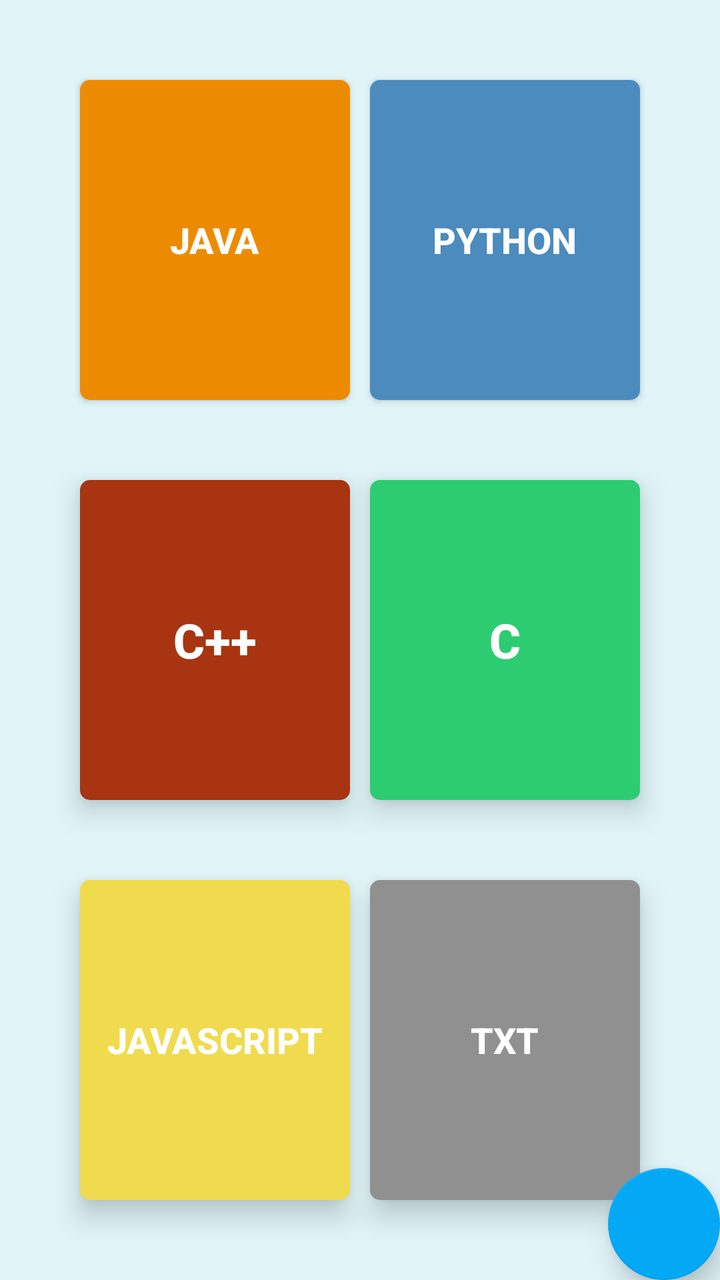
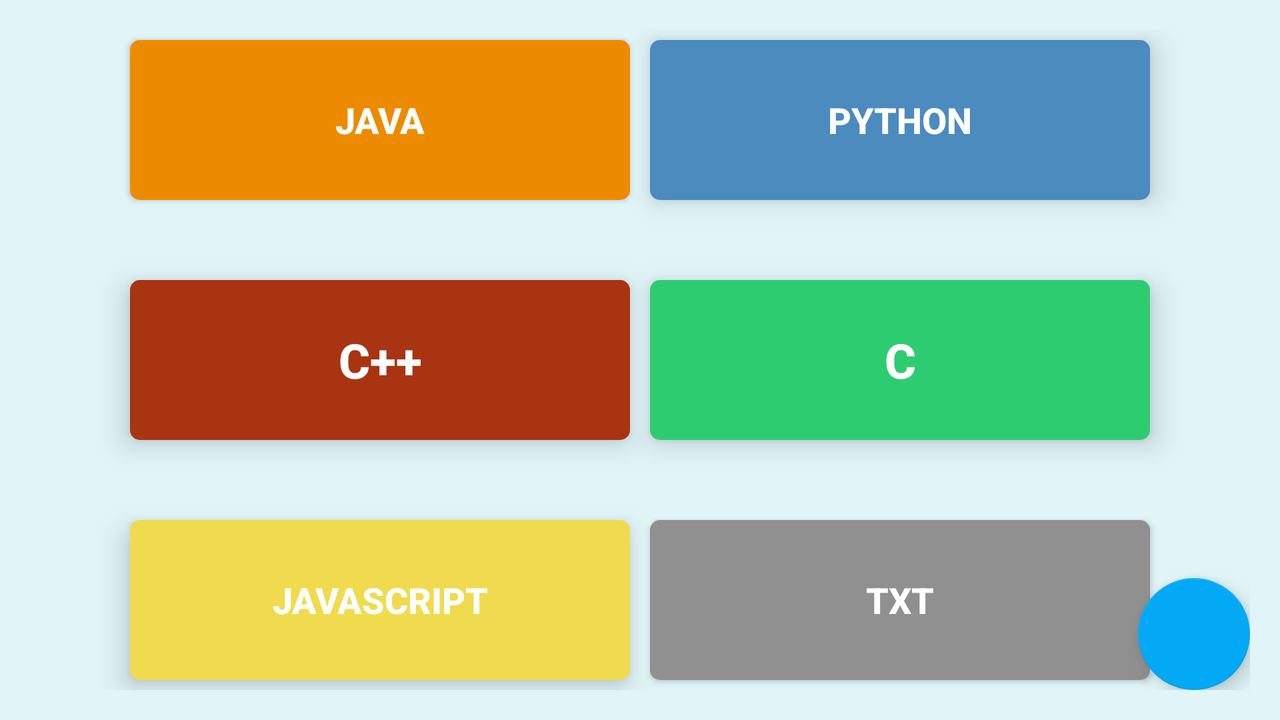

First picture: res/layout/ on a phone held upright. Second picture: the repository's own variant of that layout, on a device whose configuration matches the variant's folder. Source for both follows.
<!-- AndroidManifest.xml: application theme AppTheme -->
<!-- res/layout/fragment_home_online.xml -->
<?xml version="1.0" encoding="utf-8"?>
<androidx.constraintlayout.widget.ConstraintLayout xmlns:android="http://schemas.android.com/apk/res/android"
    xmlns:app="http://schemas.android.com/apk/res-auto"
    xmlns:tools="http://schemas.android.com/tools"
    android:layout_width="match_parent"
    android:layout_height="match_parent"
    android:background="@color/background"
    tools:context=".ui.HomeFragment">

    <Button
        android:id="@+id/buttonJava"
        android:layout_width="0dp"
        android:layout_height="0dp"
        android:layout_marginLeft="40dp"
        android:layout_marginTop="40dp"
        android:layout_marginRight="5dp"
        android:background="@drawable/button_java"
        android:elevation="8dp"
        android:text="java"
        android:textColor="#FFF"
        android:textSize="18sp"
        android:textStyle="bold"
        app:layout_constraintBottom_toTopOf="@+id/buttonCplus"
        app:layout_constraintLeft_toLeftOf="parent"
        app:layout_constraintRight_toLeftOf="@id/buttonPython"
        app:layout_constraintTop_toTopOf="parent" />

    <Button
        android:id="@+id/buttonPython"
        android:layout_width="0dp"
        android:layout_height="0dp"
        android:layout_marginLeft="5dp"
        android:layout_marginTop="40dp"
        android:layout_marginRight="40dp"
        android:background="@drawable/button_python"
        android:elevation="8dp"
        android:text="PYTHON"
        android:textColor="#FFF"
        android:textSize="18sp"
        android:textStyle="bold"
        app:layout_constraintBottom_toTopOf="@+id/buttonC"
        app:layout_constraintLeft_toRightOf="@id/buttonJava"
        app:layout_constraintRight_toRightOf="parent"
        app:layout_constraintTop_toTopOf="parent" />

    <Button
        android:id="@+id/buttonC"
        android:layout_width="0dp"
        android:layout_height="0dp"
        android:layout_marginLeft="5dp"
        android:layout_marginTop="40dp"
        android:layout_marginRight="40dp"
        android:background="@drawable/button_c"
        android:elevation="8dp"
        android:text="C"
        android:textColor="#FFF"
        android:textSize="24sp"
        android:textStyle="bold"
        android:translationZ="6dp"
        app:layout_constraintBottom_toTopOf="@+id/buttonOtros"
        app:layout_constraintLeft_toRightOf="@id/buttonCplus"
        app:layout_constraintRight_toRightOf="parent"
        app:layout_constraintTop_toBottomOf="@+id/buttonPython" />

    <Button
        android:id="@+id/buttonCplus"
        android:layout_width="0dp"
        android:layout_height="0dp"
        android:layout_marginLeft="40dp"
        android:layout_marginTop="40dp"
        android:layout_marginRight="5dp"
        android:layout_marginBottom="40dp"
        android:background="@drawable/button_cplus"
        android:elevation="8dp"
        android:text="C++"
        android:textColor="#FFF"
        android:textSize="24sp"
        android:textStyle="bold"
        android:translationZ="6dp"
        app:layout_constraintBottom_toTopOf="@+id/buttonJavaScript"
        app:layout_constraintEnd_toStartOf="@+id/buttonC"
        app:layout_constraintHorizontal_bias="0.846"
        app:layout_constraintStart_toStartOf="parent"
        app:layout_constraintTop_toBottomOf="@+id/buttonJava" />

    <Button
        android:id="@+id/buttonJavaScript"
        android:layout_width="0dp"
        android:layout_height="0dp"
        android:layout_marginLeft="40dp"
        android:layout_marginTop="40dp"
        android:layout_marginRight="5dp"
        android:layout_marginBottom="40dp"
        android:background="@drawable/button_javascript"
        android:elevation="8dp"
        android:text="JAVASCRIPT"
        android:textColor="#FFF"
        android:textSize="18sp"
        android:textStyle="bold"
        android:translationZ="6dp"
        app:layout_constraintBottom_toBottomOf="parent"
        app:layout_constraintLeft_toLeftOf="parent"
        app:layout_constraintRight_toLeftOf="@id/buttonOtros"
        app:layout_constraintTop_toBottomOf="@+id/buttonC" />

    <Button
        android:id="@+id/buttonOtros"
        android:layout_width="0dp"
        android:layout_height="0dp"
        android:layout_marginLeft="5dp"
        android:layout_marginTop="40dp"
        android:layout_marginRight="40dp"
        android:layout_marginBottom="40dp"
        android:background="@drawable/button_txt"
        android:elevation="8dp"
        android:text="TXT"
        android:textColor="#FFF"
        android:textSize="18sp"
        android:textStyle="bold"
        android:translationZ="6dp"
        app:layout_constraintBottom_toBottomOf="parent"
        app:layout_constraintLeft_toRightOf="@id/buttonJavaScript"
        app:layout_constraintRight_toRightOf="parent"
        app:layout_constraintTop_toBottomOf="@+id/buttonC" />

    <com.google.android.material.floatingactionbutton.FloatingActionButton
        android:id="@+id/foto"
        android:layout_width="wrap_content"
        android:layout_height="wrap_content"
        android:clickable="true"
        android:src="@drawable/ic_photo_camera_24dp"
        app:elevation="8dp"
        app:layout_constraintBottom_toBottomOf="parent"
        app:layout_constraintEnd_toEndOf="parent" />

    <androidx.recyclerview.widget.RecyclerView
        android:id="@+id/lista"
        android:layout_width="0dp"
        android:layout_height="wrap_content"
        android:visibility="gone"
        app:layout_constraintEnd_toEndOf="parent"
        app:layout_constraintStart_toStartOf="parent"
        app:layout_constraintTop_toTopOf="parent" />

    <Button
        android:id="@+id/dummy"
        android:layout_width="wrap_content"
        android:layout_height="wrap_content"
        android:text="Button"
        android:visibility="gone"
        app:layout_constraintEnd_toEndOf="parent"
        app:layout_constraintStart_toStartOf="parent"
        app:layout_constraintTop_toTopOf="parent" />

</androidx.constraintlayout.widget.ConstraintLayout>
<!-- resources referenced by this layout -->
<resources>
  <color name="background">#e1f5f9</color>
  <!-- drawable button_c (drawable) -->
  <?xml version="1.0" encoding="utf-8"?>
  <shape
      xmlns:android="http://schemas.android.com/apk/res/android"
      android:shape="rectangle">
      <solid
          android:color="#2ECC71"/>
      <corners
          android:radius="5dp"/>
  
  </shape>
  <!-- drawable button_cplus (drawable) -->
  <?xml version="1.0" encoding="utf-8"?>
  <shape
      xmlns:android="http://schemas.android.com/apk/res/android"
      android:shape="rectangle">
      <solid
          android:color="@color/cplus"/>
      <corners
          android:radius="5dp"/>
  
  </shape>
  <!-- drawable button_java (drawable) -->
  <?xml version="1.0" encoding="utf-8"?>
  <shape
      xmlns:android="http://schemas.android.com/apk/res/android"
      android:shape="rectangle">
      <solid
          android:color="#ED8B00"/>
      <corners
          android:radius="5dp"/>
  
  </shape>
  <!-- drawable button_javascript (drawable) -->
  <?xml version="1.0" encoding="utf-8"?>
  <shape
      xmlns:android="http://schemas.android.com/apk/res/android"
      android:shape="rectangle">
      <solid
          android:color="#F0DB4F"/>
      <corners
          android:radius="5dp"/>
  
  </shape>
  <!-- drawable button_python (drawable) -->
  <?xml version="1.0" encoding="utf-8"?>
  <shape
      xmlns:android="http://schemas.android.com/apk/res/android"
      android:shape="rectangle">
      <solid
          android:color="#4B8BBE"/>
      <corners
          android:radius="5dp"/>
  
  </shape>
  <!-- drawable button_txt (drawable) -->
  <?xml version="1.0" encoding="utf-8"?>
  <shape
      xmlns:android="http://schemas.android.com/apk/res/android"
      android:shape="rectangle">
      <solid
          android:color="@color/txt"/>
      <corners
          android:radius="5dp"/>
  
  </shape>
  <!-- from res/values-v24/ -->
  <style name="AppTheme" parent="Theme.AppCompat.Light.DarkActionBar">
          
          <item name="colorPrimary">@color/colorPrimary</item>
          <item name="colorPrimaryDark">@color/colorPrimaryDark</item>
          <item name="colorAccent">@color/colorAccent</item>
  
          <item name="android:windowActivityTransitions">true</item>
          <item name="android:windowContentTransitions">true</item>
  
          <item name="popupMenuStyle">@style/Widget.MaterialComponents.PopupMenu</item>
          <item name="android:contextPopupMenuStyle">
              @style/Widget.MaterialComponents.PopupMenu.ContextMenu
          </item>
          <item name="actionOverflowMenuStyle">@style/Widget.MaterialComponents.PopupMenu.Overflow
          </item>
      </style>
  <color name="cplus">#a83411</color>
  <color name="txt">#919090</color>
  <color name="colorPrimary">#0076a6</color>
  <color name="colorPrimaryDark">#ff0099cc</color>
  <color name="colorAccent">#03A9F4</color>
</resources>
<!-- res/layout-land/fragment_home_online.xml (the author's variant of the layout above) -->
<!-- drawn on the phone turned sideways -->
<?xml version="1.0" encoding="utf-8"?>
<androidx.constraintlayout.widget.ConstraintLayout xmlns:android="http://schemas.android.com/apk/res/android"
    xmlns:app="http://schemas.android.com/apk/res-auto"
    xmlns:tools="http://schemas.android.com/tools"
    android:layout_width="match_parent"
    android:layout_height="match_parent"
    android:background="@color/background"
    android:padding="15dp"
    tools:context=".ui.HomeFragment">

    <Button
        android:id="@+id/buttonJava"
        android:layout_width="0dp"
        android:layout_height="0dp"
        android:layout_marginLeft="50dp"
        android:layout_marginTop="5dp"
        android:layout_marginRight="5dp"
        android:background="@drawable/button_java"
        android:elevation="10dp"
        android:padding="8dp"
        android:text="java"
        android:textColor="#FFF"
        android:textSize="18sp"
        android:textStyle="bold"
        app:layout_constraintBottom_toTopOf="@+id/buttonCplus"
        app:layout_constraintLeft_toLeftOf="parent"
        app:layout_constraintRight_toLeftOf="@id/buttonPython"
        app:layout_constraintTop_toTopOf="parent" />

    <Button
        android:id="@+id/buttonPython"
        android:layout_width="0dp"
        android:layout_height="0dp"
        android:layout_marginLeft="5dp"
        android:layout_marginTop="5dp"
        android:layout_marginRight="50dp"
        android:background="@drawable/button_python"
        android:elevation="8dp"
        android:stateListAnimator="@null"
        android:text="PYTHON"
        android:textColor="#FFF"
        android:textSize="18sp"
        android:textStyle="bold"
        app:layout_constraintBottom_toTopOf="@+id/buttonC"
        app:layout_constraintLeft_toRightOf="@id/buttonJava"
        app:layout_constraintRight_toRightOf="parent"
        app:layout_constraintTop_toTopOf="parent" />

    <Button
        android:id="@+id/buttonC"
        android:layout_width="0dp"
        android:layout_height="0dp"
        android:layout_marginLeft="5dp"
        android:layout_marginTop="40dp"
        android:layout_marginRight="50dp"
        android:background="@drawable/button_c"
        android:elevation="8dp"
        android:text="C"
        android:textColor="#FFF"
        android:textSize="24sp"
        android:textStyle="bold"
        android:translationZ="6dp"
        app:layout_constraintBottom_toTopOf="@+id/buttonOtros"
        app:layout_constraintLeft_toRightOf="@id/buttonCplus"
        app:layout_constraintRight_toRightOf="parent"
        app:layout_constraintTop_toBottomOf="@+id/buttonPython" />

    <Button
        android:id="@+id/buttonCplus"
        android:layout_width="0dp"
        android:layout_height="0dp"
        android:layout_marginLeft="50dp"
        android:layout_marginTop="40dp"
        android:layout_marginRight="5dp"
        android:layout_marginBottom="40dp"
        android:background="@drawable/button_cplus"
        android:elevation="8dp"
        android:text="C++"
        android:textColor="#FFF"
        android:textSize="24sp"
        android:textStyle="bold"
        android:translationZ="6dp"
        app:layout_constraintBottom_toTopOf="@+id/buttonJavaScript"
        app:layout_constraintEnd_toStartOf="@+id/buttonC"
        app:layout_constraintHorizontal_bias="0.846"
        app:layout_constraintStart_toStartOf="parent"
        app:layout_constraintTop_toBottomOf="@+id/buttonJava" />

    <Button
        android:id="@+id/buttonJavaScript"
        android:layout_width="0dp"
        android:layout_height="0dp"
        android:layout_marginLeft="50dp"
        android:layout_marginTop="40dp"
        android:layout_marginRight="5dp"
        android:layout_marginBottom="5dp"
        android:background="@drawable/button_javascript"
        android:elevation="8dp"
        android:text="JAVASCRIPT"
        android:textColor="#FFF"
        android:textSize="18sp"
        android:textStyle="bold"
        android:translationZ="6dp"
        app:layout_constraintBottom_toBottomOf="parent"
        app:layout_constraintLeft_toLeftOf="parent"
        app:layout_constraintRight_toLeftOf="@id/buttonOtros"
        app:layout_constraintTop_toBottomOf="@+id/buttonC" />

    <Button
        android:id="@+id/buttonOtros"
        android:layout_width="0dp"
        android:layout_height="0dp"
        android:layout_marginLeft="5dp"
        android:layout_marginTop="40dp"
        android:layout_marginRight="50dp"
        android:layout_marginBottom="5dp"
        android:background="@drawable/button_txt"
        android:elevation="8dp"
        android:text="TXT"
        android:textColor="#FFF"
        android:textSize="18sp"
        android:textStyle="bold"

        app:layout_constraintBottom_toBottomOf="parent"
        app:layout_constraintLeft_toRightOf="@id/buttonJavaScript"
        app:layout_constraintRight_toRightOf="parent"
        app:layout_constraintTop_toBottomOf="@+id/buttonC" />

    <com.google.android.material.floatingactionbutton.FloatingActionButton
        android:id="@+id/foto"
        android:layout_width="wrap_content"
        android:layout_height="wrap_content"
        android:clickable="true"
        android:src="@drawable/ic_photo_camera_24dp"
        app:layout_constraintBottom_toBottomOf="parent"
        app:layout_constraintEnd_toEndOf="parent" />
    <androidx.recyclerview.widget.RecyclerView
        android:id="@+id/lista"
        android:layout_width="wrap_content"
        android:layout_height="wrap_content"
        android:visibility="gone"
        app:layout_constraintEnd_toEndOf="parent"
        app:layout_constraintStart_toStartOf="parent"
        app:layout_constraintTop_toTopOf="parent" />
    <Button
        android:id="@+id/dummy"
        android:layout_width="wrap_content"
        android:layout_height="wrap_content"
        android:text="Button"
        android:visibility="gone"
        tools:layout_editor_absoluteX="5dp"
        tools:layout_editor_absoluteY="133dp"
        tools:ignore="MissingConstraints" />

</androidx.constraintlayout.widget.ConstraintLayout>
